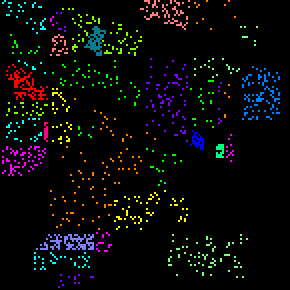
#> input picture 02_Trabalhos/trabalho_02/MCRF_LVC/Data/Indian_Pines/RawData/Train.bmp, 145 x 145 px (shown 2 times larger)
$ jupyter execute --allow-errors MRF_CRF.ipynb   (older library calls are emulated)
#> lines starting #> are read from the running program, lines starting #| are printed output that depends on the picture; after the words box and inside, x2 and y2 are one past the last pixel; in counts of white or black regions, pixels touching at a corner belong together
[cell 1]
import numpy as np
import scipy.io as sio
import cv2 as cv

import matplotlib as mlt
import matplotlib.pyplot as plt

import yaml
import subprocess

[cell 2]
path_indian_pines = '../MCRF_LVC/Data/Indian_Pines/'
path_paviauniversity = '../MCRF_LVC/Data/PaviaUniversity/'

[cell 3]
filename_indian = 'Indian_Pines'
filename_pavia = 'Pavia_University'

#> (a cell that did not finish here is left out)

[cell 5]
indian_train = cv.imread(path_indian_pines + 'RawData/Train.bmp', 1)
#> indian_train is the input picture: shape (145, 145, 3); mean B, G, R 8.4, 9.2, 8.7
indian_test = cv.imread(path_indian_pines + 'RawData/Test.bmp', 1)
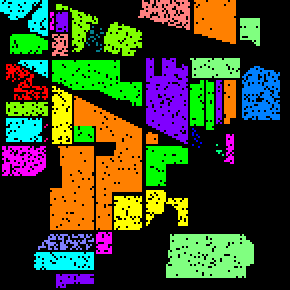
#> input picture 02_Trabalhos/trabalho_02/MCRF_LVC/Data/Indian_Pines/RawData/Test.bmp, 145 x 145 px (shown 2 times larger)
#> indian_test is the input picture: shape (145, 145, 3); mean B, G, R 39.1, 71.9, 62.1

#> (a cell that did not finish here is left out)

[cell 7]
fig = plt.figure(figsize = (15, 7))

ax = fig.add_subplot(1, 2, 1)
ax.imshow(indian_train)
plt.title('Indian - Train Dataset')
plt.xticks([])
plt.yticks([])

ax = fig.add_subplot(1, 2, 2)
ax.imshow(indian_test)
plt.title('Indian - Test Dataset')
plt.xticks([])
plt.yticks([])

plt.show()
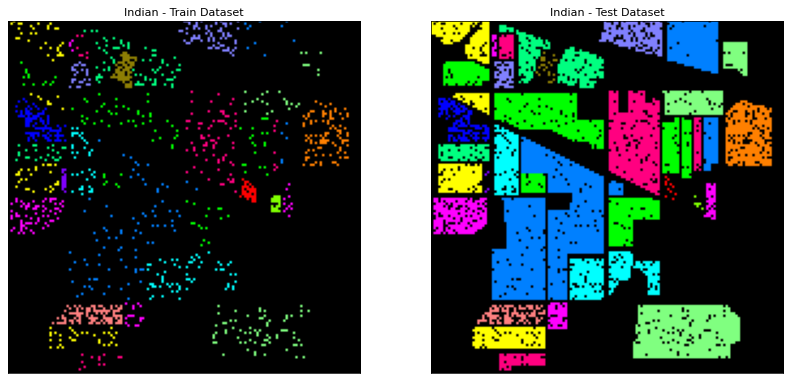
#> figure drawn by matplotlib, 2 panels; B, G, R data is drawn as R, G, B

-------

# Functions Setup

[cell 8]
def img2double(img):
    return np.asarray(img).astype(np.float64)/np.max(np.asarray(img))

[cell 9]
def create_index_matrix(img):
    m, n = img.shape
    index_matrix = np.zeros((m, n))
    ind = 1

    for j in range(n):
        for i in range(m):
            if img[i, j] > 0:
                index_matrix[i , j] = ind
                ind += 1
            else:
                index_matrix[i, j] = -1

    return index_matrix, ind

[cell 10]
def create_spatial_connectivity(img):
    m, n = cv.cvtColor(img, cv.COLOR_BGR2GRAY).shape
    index_matrix, ind = create_index_matrix(cv.cvtColor(img, cv.COLOR_BGR2GRAY))

    spatial_connectivity = np.zeros((3, ind - 1))

    for i in range(m):
        for j in range(n):
            if i-1 <= 0:
                spatial_connectivity[1, np.int(index_matrix[i,j]-1)] = -1
                spatial_connectivity[2, np.int(index_matrix[i,j]-1)] = -1
            else:
                spatial_connectivity[1, np.int(index_matrix[i,j]-1)] = index_matrix[i-1,j]

            if j-1 <= 0:
                spatial_connectivity[0, np.int(index_matrix[i,j]-1)] = -1
                spatial_connectivity[2, np.int(index_matrix[i,j]-1)] = -1
            else:
                spatial_connectivity[0, np.int(index_matrix[i,j]-1)] = index_matrix[i, j-1]

            if (i-1 > 0) and (j-1 > 0):
                spatial_connectivity[2, np.int(index_matrix[i,j]-1)] = index_matrix[i-1, j-1]

    return spatial_connectivity

[cell 11]
def create_bin_file(data, filename):
    with open(filename + '.bin', 'wb') as f:
#         f.write(data)
        data.tofile(f)
    f.close()

    return '--- Bin File created ---'

[cell 12]
def normalize(mat):
    mat -= np.min(mat)
    mat /= np.ptp(mat)
    return mat

[cell 13]
def select_features(img, kind = ''):
    if kind == 'pca':
        return img_pca(img)
    else:
        return img_fullfeatures(img)

[cell 14]
def img_reshape(img):
    if len(img.shape) == 3:
        m, n, l = img.shape
        return img.reshape(-1, l)
    else:
        m, n = img.shape
        return img.reshape(m * n, 1)

[cell 15]
def img_fullfeatures(img):
    img = img_reshape(img).astype(np.float32)
    return img2double(img).T

[cell 16]
def img_pca(img):
    img = img_reshape(img)

    img = img2double(img)
    img_cov = np.cov(img.T)

    img_std = np.transpose([np.sqrt(np.diag(img_cov))])
    img_std = img_std @ img_std.T
    img_cov = img_cov / img_std

    eigen_values, eigen_vectors = np.linalg.eig(img_cov)

    select_dim = np.where(eigen_values >= 1)

    y = (eigen_vectors @ img.T).T
    y = y[:,select_dim[0]]

    y = normalize(y.T).astype(np.float32)

    return y

[cell 17]
def img_labels(img):
    if len(img.shape) == 3:
        img = cv.cvtColor(img, cv.COLOR_BGR2GRAY)

    for i in range(np.unique(img).shape[0]):
        img[img == np.unique(img)[i]] = i

    return img_reshape(img).astype(np.float32)

-------

# Spatial Connectivity

[cell 18]
indian_spatial_connectivity = create_spatial_connectivity(indian_train)
#> after the loop in create_index_matrix, `for j in range(n):`:
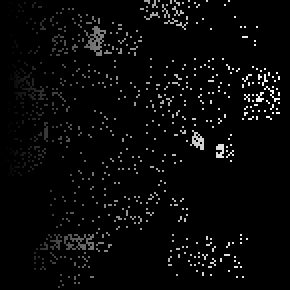
#> index_matrix: shape (145, 145) float64 (shown 2 times larger); min -1, max 1343, mean 42; drawn with min black and max white
#> in create_spatial_connectivity, `index_matrix, ind = create_index_matrix(cv.cvtColor(img, cv.COLOR_BGR2..`: ind = 1344

[cell 19]
create_bin_file(indian_spatial_connectivity, path_indian_pines + '/Connectivity_Spatial/01_' + filename_indian + '1')
#> Out = '--- Bin File created ---'

-------

# Features

#> (a cell that did not finish here is left out)

#> (a cell that did not finish here is left out)

#> (a cell that did not finish here is left out)

-------

# Labels

[cell 23]
indian_labels = img_labels(indian_train)
#> in img_labels, `img = cv.cvtColor(img, cv.COLOR_BGR2GRAY)`:
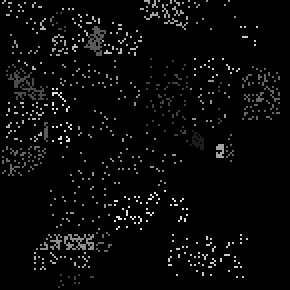
#> img: shape (145, 145) (shown 2 times larger); min 0, max 226, mean 8.9
#> after the loop in img_labels, `for i in range(np.unique(img).shape[0]):`:
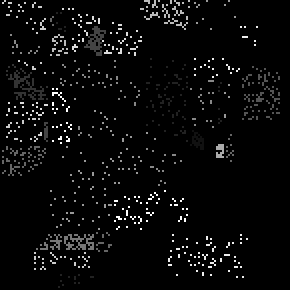
#> img: shape (145, 145) (shown 2 times larger); 6.39% of pixels changed, all inside (x1, y1, x2, y2) = (1, 0, 140, 144); drawn with min black and max white

[cell 24]
create_bin_file(indian_labels, path_indian_pines + '/Labels/01_30_{}_{}3'.format(len(np.unique(indian_labels)), filename_indian))
#> Out = '--- Bin File created ---'

-------

# Train Test Mask

[cell 25]
indian_train_mask = cv.cvtColor(indian_train, cv.COLOR_BGR2GRAY)
indian_test_mask = cv.cvtColor(indian_test, cv.COLOR_BGR2GRAY)
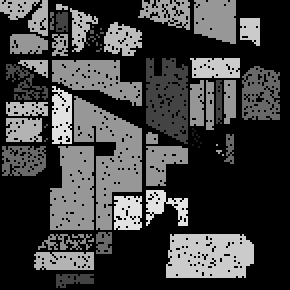
#> indian_test_mask: shape (145, 145) (shown 2 times larger); min 0, max 226, mean 65.2

[cell 26]
indian_train_mask[indian_train_mask > 0] = 1
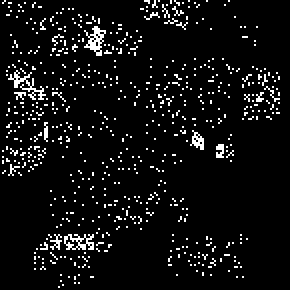
#> indian_train_mask: shape (145, 145) (shown 2 times larger); values 0 (black) and 1 (white), 6.4% white in thin lines or dots
indian_test_mask[indian_test_mask > 0] = 2
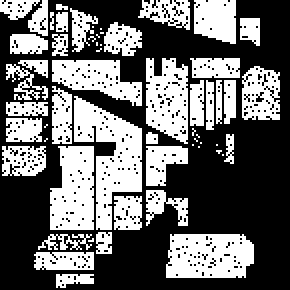
#> indian_test_mask: shape (145, 145) (shown 2 times larger); values 0 (black) and 2 (white), 42.4% white; 58 white regions (22 under 20 px), largest, box (x1, y1, x2, y2) and area: (37, 48, 71, 115) 1108, (83, 117, 127, 139) 831, (25, 73, 47, 115) 773

[cell 27]
indian_mask = indian_train_mask + indian_test_mask
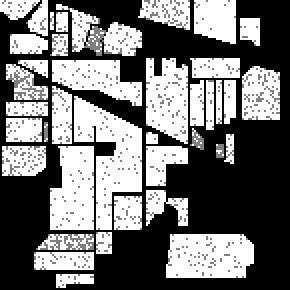
#> indian_mask: shape (145, 145) (shown 2 times larger); min 0, max 2, mean 0.911; drawn with min black and max white

[cell 28]
indian_mask = img_reshape(indian_mask).astype(np.float32)

[cell 29]
create_bin_file(indian_labels, path_indian_pines + '/TrainTestMask/01_30_{}_{}4'.format(len(np.unique(indian_labels)), filename_indian))
#> Out = '--- Bin File created ---'

[cell 30]
subprocess.call('wine ../MCRF_LVC/MCRF.exe ConfigurationFile.txt', shell = True)
#> (this line was passed over: subprocess is not available in this run)
